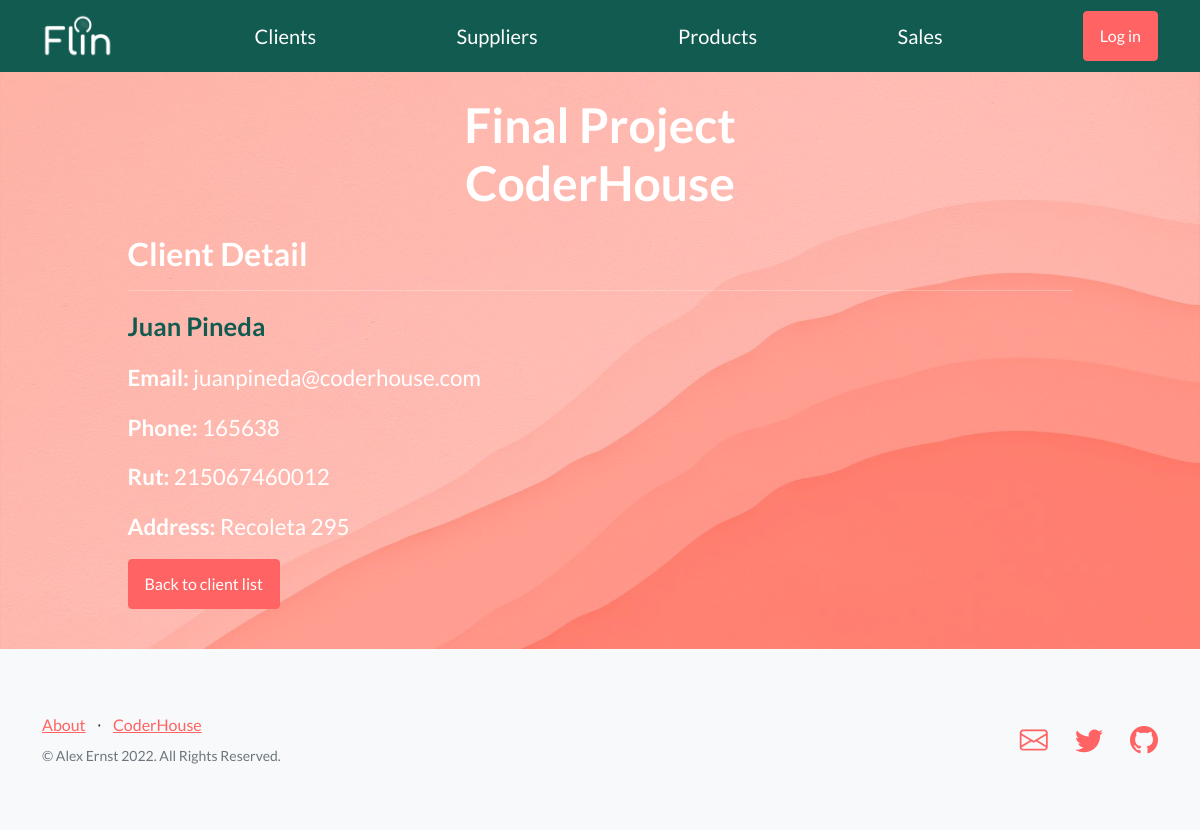
The app's page /clients/client/2/detail with its own data.
### clients/models.py (models this page shows)
class Client(models.Model):
    name = models.CharField(max_length=40)
    last_name = models.CharField(max_length=40)
    email = models.EmailField()
    phone = models.IntegerField()
    rut = models.IntegerField()
    address = models.CharField(max_length=40)

### clients/views.py (the view)
# urls.py: path('client/<int:pk>/detail', views.ClientDetailView.as_view(), name='client-detail'),
class ClientDetailView(DetailView):
    model = Client
    template_name = "clients/client_detail.html"

### clients/templates/clients/client_detail.html (shortened to what this page needs)
{% extends "main/index.html" %}
{% load static %}
{% block content %}
<h2>Client Detail</h2>
<hr></hr>
<p style="color: #125B50; font-size:1.6em"><b>{{client.name}} {{client.last_name}}</b></p>
<p style="font-size:1.4em"><b>Email:</b> {{client.email}}</p>
<p style="font-size:1.4em"><b>Phone:</b> {{client.phone}}</p>
<p style="font-size:1.4em"><b>Rut:</b> {{client.rut}}</p>
<p style="font-size:1.4em"><b>Address:</b> {{client.address}}</p>
<p><a class="btn btn-primary" href="{% url 'clients:client-list' %}">Back to client list</a></p>
{% endblock %}

### records on screen
Client: name "Juan", last_name "Pineda", email "juanpineda@coderhouse.com", phone "165638", rut "215067460012", address "Recoleta 295"
